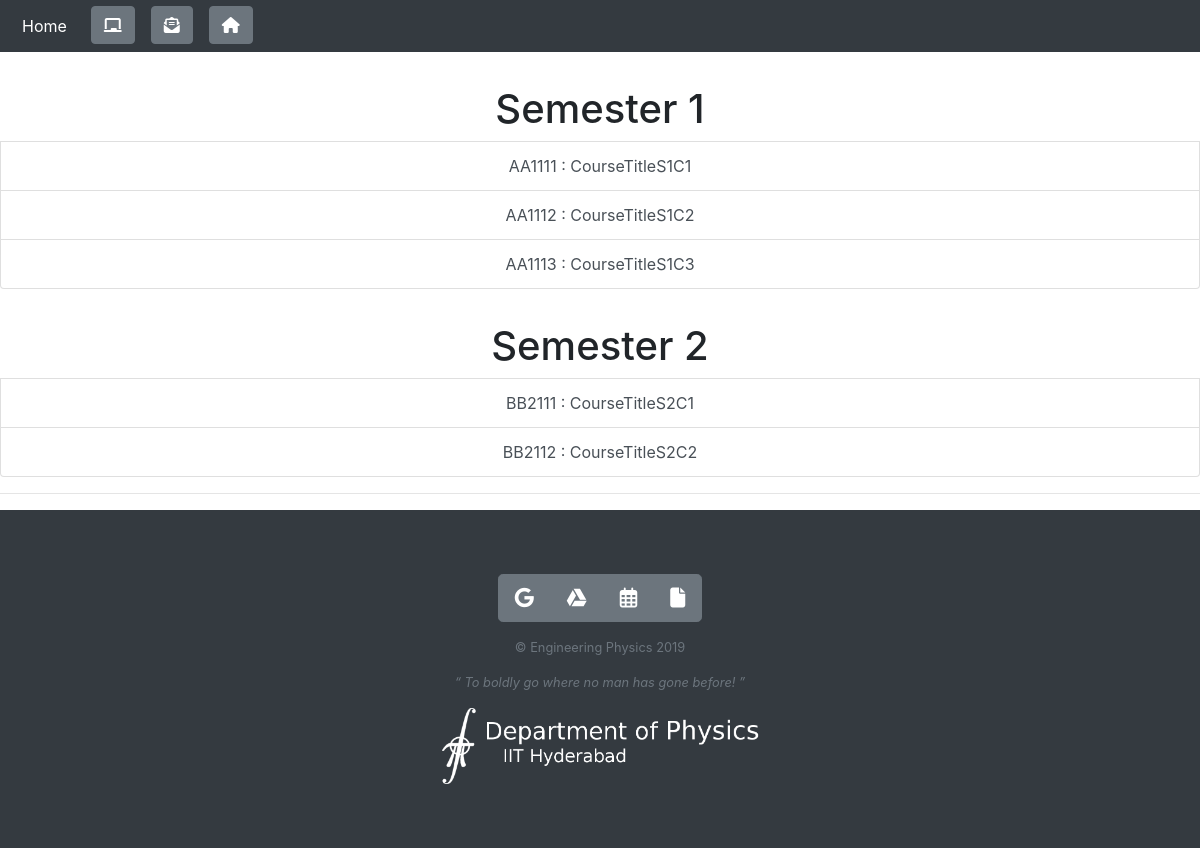
Before: /allCourses with the older database file.
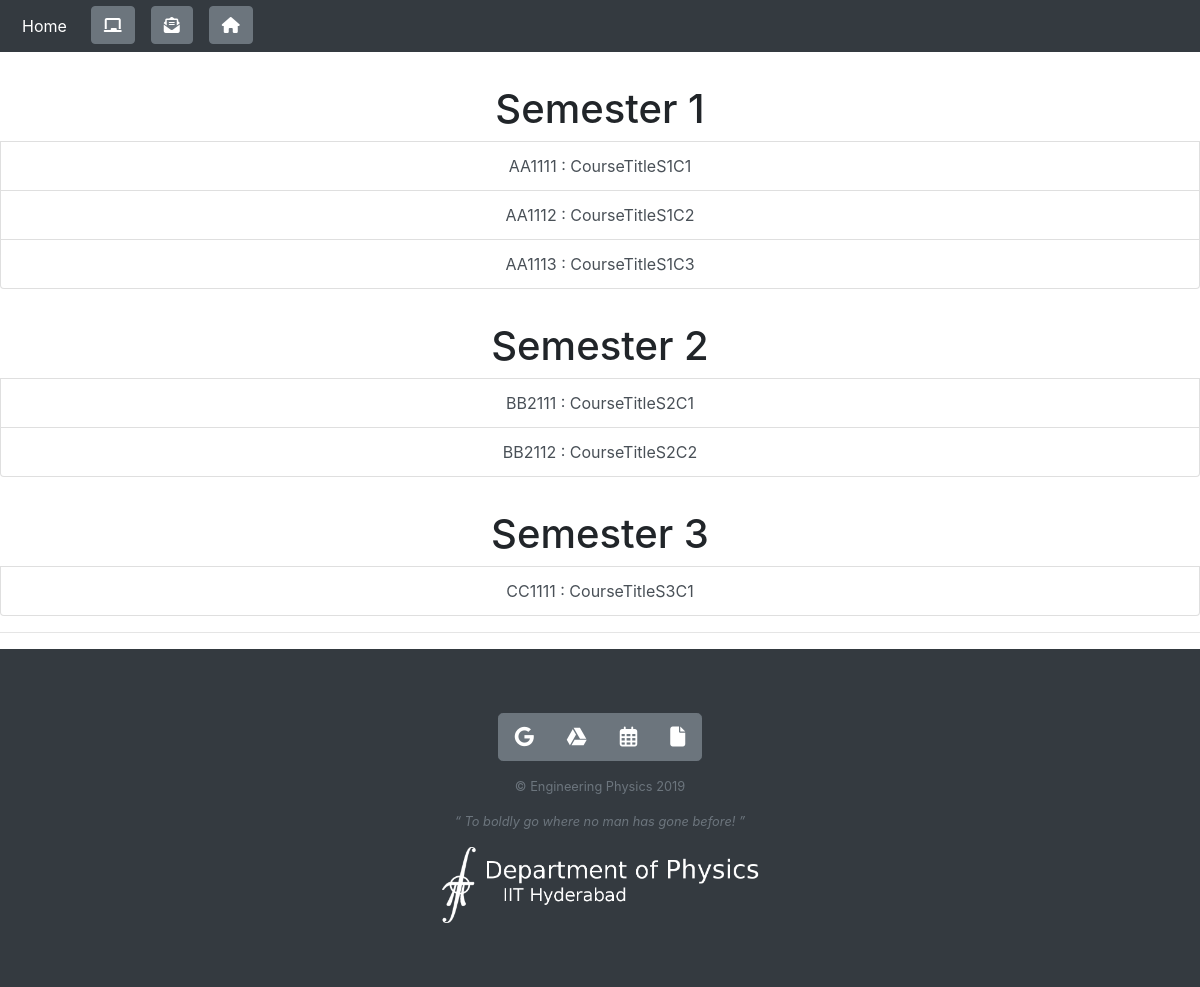
After: the same page with the newer database file.
### app/model.py (models this page shows, shortened)
class Semester(db.Model):
    __tablename__ = 'semesters'
    id = db.Column(db.Integer, primary_key = True)
    courses = db.relationship('Course',backref = 'semester')

class Course(db.Model):
    __tablename__ = 'courses'
    id = db.Column(db.Integer, primary_key = True)
    course_id = db.Column(db.String , index = True,unique = True)
    course_title = db.Column(db.String(64))
    description = db.Column(db.String(64))
    vid_title1 = db.Column(db.String(64))
    vid_desc1 = db.Column(db.String(64))
    vid_title2 = db.Column(db.String(64))
    vid_desc2 = db.Column(db.String(64))
    resc_title1 = db.Column(db.String(64))
    resc_desc1 = db.Column(db.String(64))
    resc_title2 = db.Column(db.String(64))
    resc_desc2 = db.Column(db.String(64))
    resc_title3 = db.Column(db.String(64))
    resc_desc3 = db.Column(db.String(64))
    vid_link1 = db.Column(db.String(64))
    vid_link2 = db.Column(db.String(64))
    resc_link1 = db.Column(db.String(64))
    resc_link2 = db.Column(db.String(64))
    resc_link3 = db.Column(db.String(64))
    mit_link = db.Column(db.String(64))
    semester_id = db.Column(db.Integer, db.ForeignKey('semesters.id'))

### app/main/views.py (the view)
@main.route('/allCourses')
def allCourses():
    semesters = Semester.query.all()
    return render_template('available_all.html',semesters = semesters)

### app/templates/available_all.html (shortened to what this page needs)
<!doctype html>
<html lang="en">
  <head>
    <link rel="stylesheet" href="https://stackpath.bootstrapcdn.com/bootstrap/4.4.1/css/bootstrap.min.css">
  </head>
  <body>
    <header>
        <ul class="nav bg-dark" style='padding : 0.5%'>
            <li class="nav-item">
              <a class="nav-link active text-white" href="/">Home</a>
            </li>
            <li class="nav-item px-2">
                <button class="btn btn-secondary" type="button" onclick="window.location.href='https://classroom.google.com/'" title="Google Classroom"><i class="fas fa-chalkboard"></i></button>
              </li>
              <li class="nav-item px-2">
                <button class="btn btn-secondary" type="button" onclick="window.location.href='https://mail.google.com/mail/u/1/#inbox'" title="Gmail"><i class="fas fa-envelope-open-text"></i></button>
              </li>
              <li class="nav-item px-2">
                <button class="btn btn-secondary" type="button" onclick="window.location.href='https://www.iith.ac.in/'" title="IITH Home"><i class="fas fa-home"></i></button>
              </li>
          </ul>
    </header>
    {% for sem in semesters %}
    <div class="list-group">
        <h1 class='text-center'>Semester {{ sem.id }}</h1>
        {% for course in sem.courses %}
        <a href="/{{ sem.id }}/{{ course['course_id'] }}" class="list-group-item list-group-item-action text-center">{{ course['course_id'] }} : {{ course['course_title'] }}</a>
        {% endfor %}
      </div>
      {% endfor %}
      <hr>
      <footer class="bg-dark py-5 text-muted text-center">
        <div class="container">
          <div class="btn-group btn-group-lg my-3" role="group" aria-label="footer">
              <button type="button" class="btn btn-secondary"><i class="fab fa-google"></i></button>
              <button type="button" class="btn btn-secondary"><i class="fab fa-google-drive"></i></button>
              <button type="button" class="btn btn-secondary"><i class="far fa-calendar-alt"></i></button>
              <button type="button" class="btn btn-secondary"><i class="fas fa-file"></i></button>
          </div>
          <small>
              <p>&copy; Engineering Physics 2019</p>
              <p><em>&ldquo;  To boldly go where no man has gone before! &rdquo;</em></p>
          </small>
      <p><img class="img-fluid" src="../static/images/logo.png" style="height: 2cm;"></p>
      </div>
      </footer>
  </body>
</html>

Changed rows visible on the page:
added Semester: id "3"
added Course: course_id "CC1111", course_title "CourseTitleS3C1", shown under "3"
